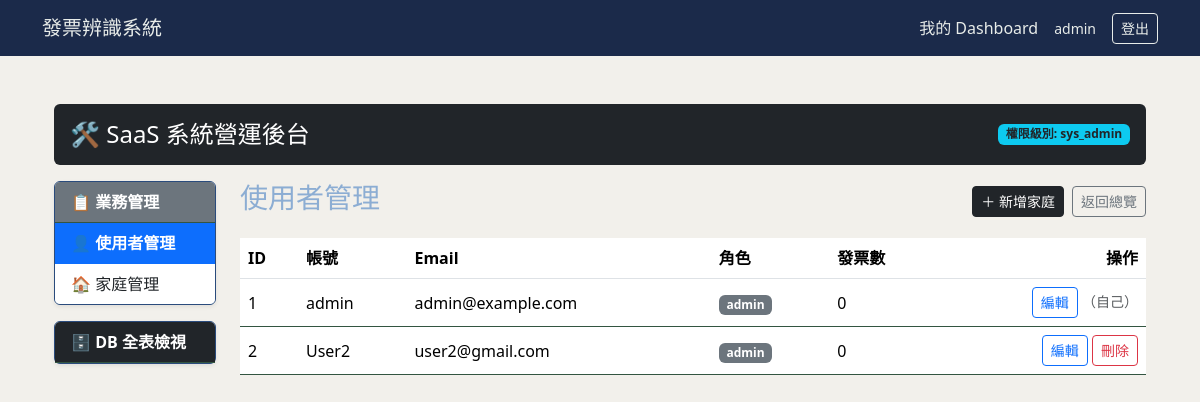
Page /admin/users (signed in) on the committed database.
### database/models/user.py (models this page shows)
class User(UserMixin, db.Model):
    __tablename__ = 'users'
    id: Mapped[int] = mapped_column(Integer, primary_key=True)
    username: Mapped[str] = mapped_column(String(100), unique=True, nullable=False)
    email: Mapped[str] = mapped_column(String(120), unique=True, nullable=False)
    password_hash: Mapped[str] = mapped_column(String(200), nullable=True)
    google_id: Mapped[str] = mapped_column(String(100), unique=True, nullable=True)
    avatar: Mapped[str] = mapped_column(String(255), nullable=True)
    google_credentials: Mapped[str] = mapped_column(String(2000), nullable=True)
    target_sheet_id: Mapped[str] = mapped_column(String(100), nullable=True)
    invoices: Mapped[list["InvoiceRecord"]] = relationship("InvoiceRecord", backref="owner", lazy=True)
    roles: Mapped[list["Role"]] = relationship("Role", secondary=user_roles, back_populates="users")

### routes/admin_bp.py (the view)
@admin_bp.route("/users")
@admin_required
def admin_users():
    users = user_service.get_all_users()
    table_names = inspect(db.engine).get_table_names()
    return render_template("dashboard/admin/users.html", users=users, table_names=table_names)

### core/login.py (called while the page is built)
@login_manager.user_loader
def load_user(user_id: str):
    return User.query.get(int(user_id))

### database/models/CRUD/base_service.py (called while the page is built)
    def get_all(self, stmt=None):
        if stmt is None:
            stmt = db.select(self.model) # 這裡單純查詢所有紀錄，沒有條件
        return db.session.scalars(stmt).all()

### database/models/CRUD/services.py (called while the page is built)
    def get_all_users(self):
        stmt = db.select(User).order_by(User.id.asc())
        return self.get_all(stmt=stmt)

### templates/dashboard/admin/users.html (shortened to what this page needs)
{% extends "base.html" %}
{% block content %}
<div class="container-fluid py-4">
	<div class="row mb-3">
		{% include "dashboard/admin/_header.html" %}
	</div>
    <div class="row">
        {% include "dashboard/admin/_sidebar.html" %}
        <div class="col-md-9 col-lg-10">
            <div class="d-flex justify-content-between align-items-center mb-3">
                <h3>使用者管理</h3>
                <div class="d-flex gap-2">
                    <a href="{{ url_for('admin.admin_create_family') }}" class="btn btn-dark btn-sm">＋ 新增家庭</a>
                    <a href="{{ url_for('admin.admin_index') }}" class="btn btn-outline-secondary btn-sm">返回總覽</a>
                </div>
            </div>
            <table class="table table-hover align-middle">
                <thead>
                    <tr>
                        <th>ID</th>
                        <th>帳號</th>
                        <th>Email</th>
                        <th>角色</th>
                        <th>發票數</th>
                        <th class="text-end">操作</th>
                    </tr>
                </thead>
                <tbody>
                    {% for user in users %}
                    <tr>
                        <td>{{ user.id }}</td>
                        <td>{{ user.username }}</td>
                        <td>{{ user.email }}</td>
                        <td>
                            <span class="badge {{ 'bg-dark' if user.is_admin else 'bg-secondary' }}">
                                {{ user.roles | map(attribute='name') | join(', ') if user.roles else '未指定角色' }}
                            </span>
                        </td>
                        <td>{{ user.invoices|length }}</td>
                        <td class="text-end">
                            <a href="{{ url_for('admin.admin_edit_user', user_id=user.id) }}" class="btn btn-outline-primary btn-sm">編輯</a>
                            {% if user.id != current_user.id %}
                            <form method="POST" action="{{ url_for('admin.admin_delete_user', user_id=user.id) }}"
                                onsubmit="return confirm('確定要刪除使用者「{{ user.username }}」嗎？此動作無法復原。');" class="d-inline">
                                <button type="submit" class="btn btn-outline-danger btn-sm">刪除</button>
                            </form>
                            {% else %}
                            <span class="text-muted small">（自己）</span>
                            {% endif %}
                        </td>
                    </tr>
                    {% endfor %}
                </tbody>
            </table>
        </div>
    </div>
</div>
{% endblock %}

### templates/base.html (shortened to what this page needs)
<!DOCTYPE html>
<html lang="zh-TW">
<head>
    <link href="https://cdn.jsdelivr.net/npm/bootstrap@5.3.2/dist/css/bootstrap.min.css" rel="stylesheet">
    <link rel="stylesheet" href="{{ url_for('static', filename='css/style.css') }}">
</head>
<body>
    <nav class="navbar">
        <div class="container">
            <a class="navbar-brand" href="{{ url_for('invoice.upload_view') }}">發票辨識系統</a>
            <div class="d-flex align-items-center gap-3">
                {% if current_user.is_authenticated %}
                    <a class="text-decoration-none" href="{{ url_for('dashboard.index') }}">
                        {% if current_user.is_admin %}管理後台{% else %}我的 Dashboard{% endif %}
                    </a>
                    <span class="small">{{ current_user.username }}</span>
                    <a class="btn btn-outline-light btn-sm" href="{{ url_for('auth.logout') }}">登出</a>
                {% else %}
                    <a class="btn btn-outline-light btn-sm" href="{{ url_for('auth.login') }}">登入</a>
                {% endif %}
            </div>
        </div>
    </nav>
    <main class="container py-4">
        {% block content %}{% endblock %}
    </main>
</body>
</html>

### static/css/style.css (style rules this page uses)
body { background-color: #F2F0EB; color: #8CADD3; }
.navbar { background-color: #1B2A4A; }
.navbar .navbar-brand, .navbar a, .navbar span { color: #E8ECE9; }
.navbar .btn-outline-light { color: #E8ECE9; border-color: #E8ECE9; }
.table { color: #e5e7eb; }
.table thead { background-color: #0f2a1a; }
.table tbody tr { border-bottom-color: #335541; }

### rows in the picture
User: username "admin", id "1", email "admin@example.com", roles|map "admin", invoices|length "0", shows "（自己）"
User: id "2", username "User2", email "user2@gmail.com", roles|map "admin", invoices|length "0"
